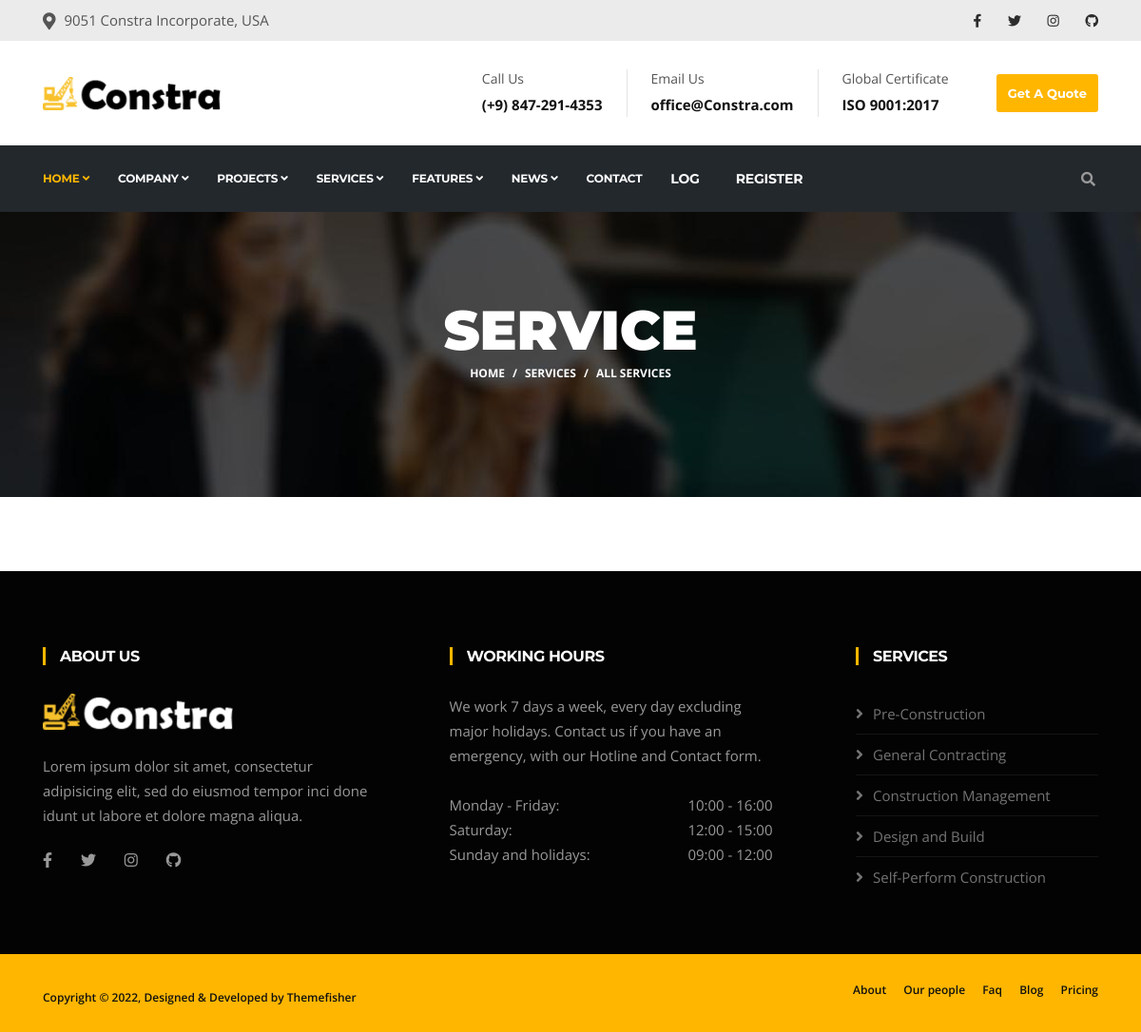
The app's page /service/, older data.
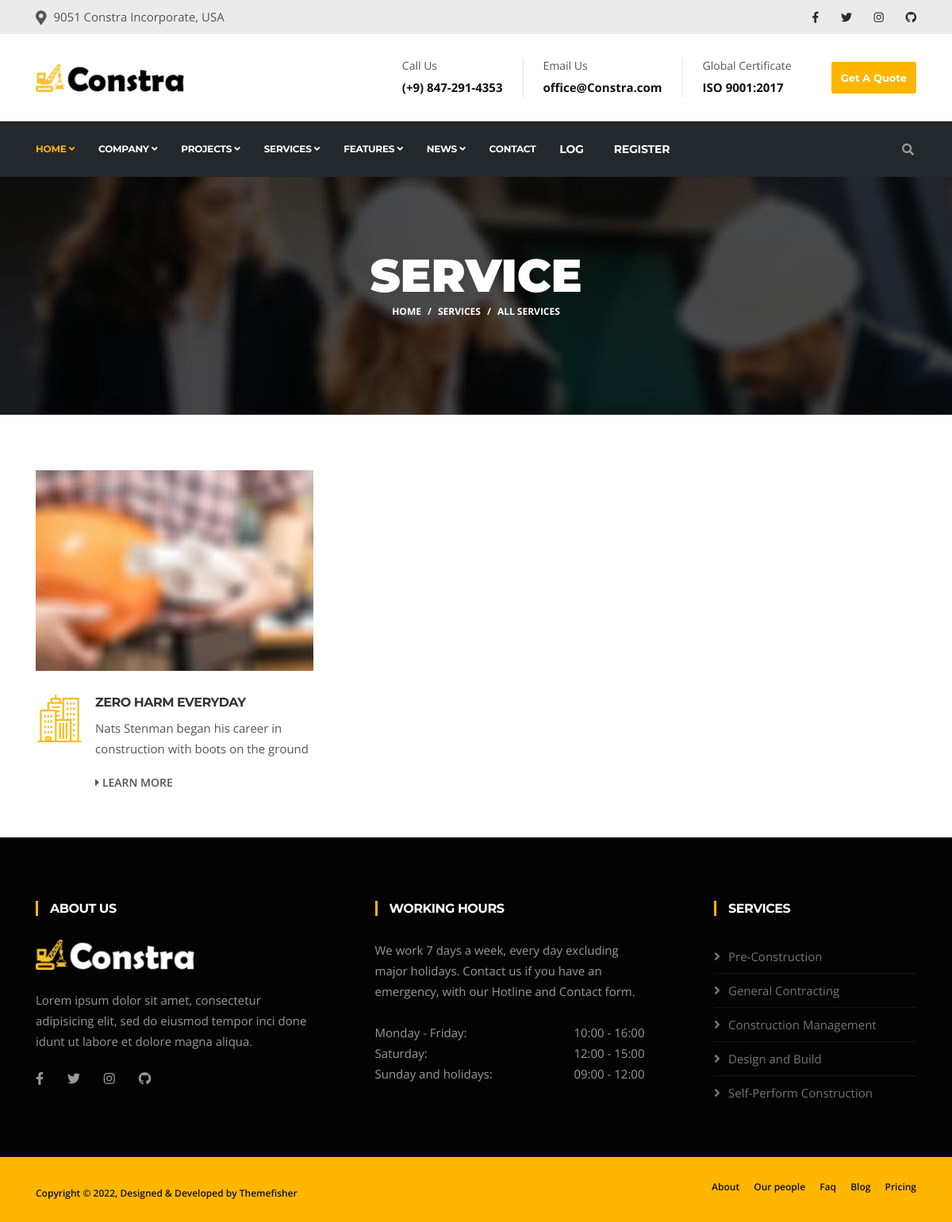
The same page, newer data.
### home/models.py (models this page shows, shortened)
class CommonInfo(models.Model):
    name = models.CharField(max_length=100)
    about = models.TextField(default='Nats Stenman began his career in construction with boots on the ground')
    class Meta:
        abstract = True

class Service(CommonInfo):
    solutions = models.ManyToManyField('Solution')
    image1 = models.ImageField(upload_to='images/services/')
    image2 = models.ImageField(upload_to='images/services/')
    icon = models.ImageField(upload_to='images/services/')

### home/views.py (the view)
class CustomList(ListView):
    pass

### templates/service/service.html
{% extends 'base/base.html' %}
{% load static %}
{% block content %}
<div id="banner-area" class="banner-area" style="background-image:url({% static 'images/banner/banner1.jpg'%})">
  <div class="banner-text">
    <div class="container">
        <div class="row">
          <div class="col-lg-12">
              <div class="banner-heading">
                <h1 class="banner-title">Service</h1>
                <nav aria-label="breadcrumb">
                    <ol class="breadcrumb justify-content-center">
                      <li class="breadcrumb-item"><a href="#">Home</a></li>
                      <li class="breadcrumb-item"><a href="#">Services</a></li>
                      <li class="breadcrumb-item active" aria-current="page">All Services</li>
                    </ol>
                </nav>
              </div>
          </div>
        </div>
    </div>
  </div>
</div>
<section id="main-container" class="main-container pb-2">
  <div class="container">
    <div class="row">
      {% for o in service_list %}
      <div class="col-lg-4 col-md-6 mb-5">
        <div class="ts-service-box">
            <div class="ts-service-image-wrapper">
              <img loading="lazy" class="w-100" src="{{o.image2.url}}" alt="service-image">
            </div>
            <div class="d-flex">
              <div class="ts-service-box-img">
                  <img loading="lazy" src="{{o.icon.url}}" alt="service-icon">
              </div>
              <div class="ts-service-info">
                  <h3 class="service-box-title"><a href="{% url 'home:service-detail' o.id %}">{{o.name}}</a></h3>
                  <p>{{o.about | truncatewords:'20' }}</p>
                  <a class="learn-more d-inline-block" href="{% url 'home:service-detail' o.id %}" aria-label="service-details"><i class="fa fa-caret-right"></i> Learn more</a>
              </div>
            </div>
        </div>
      </div>
      {% endfor %}
    </div>
  </div>
</section>
{% endblock content %}

Row changes from the older to the newer data that the page shows:
added Service: image2 (picture), icon (picture), name "ZERO HARM EVERYDAY", about "Nats Stenman began his career in construction with boots on the ground"
